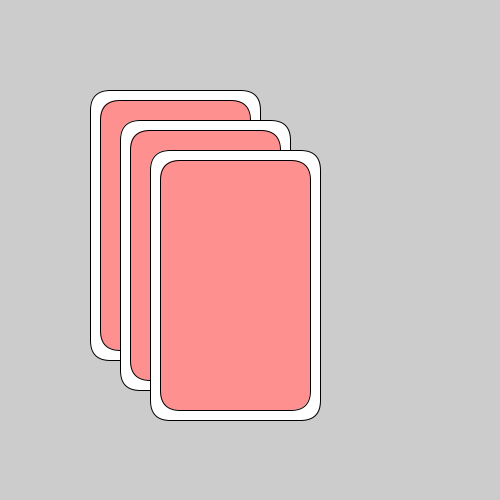
Frame 1 (no input)
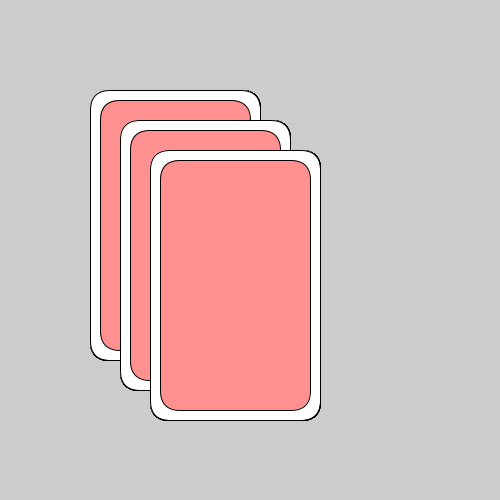
Frame 60 (the mouse pressed at the canvas centre just before this capture)
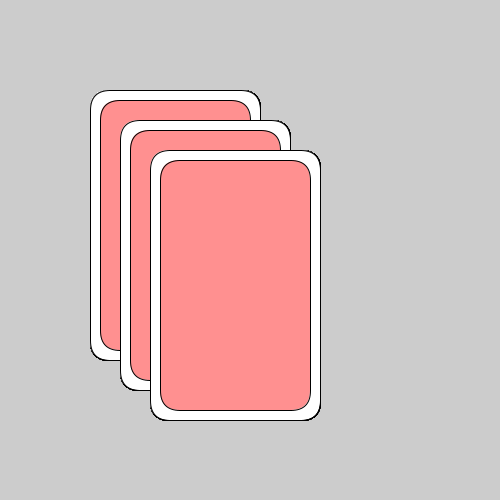
Frame 120 (the mouse held since frame 60 and released just before this capture)

The Processing sketch that drew these frames (run headless with seeded random() and noise(); from frame 60 on, the mouse is pressed at the canvas centre):

// Processing sketch: week02_2
// ── week02_2.pde
void setup()
{
  size(500,500);
}
int w=20;
void draw()
{
  drawCard(100,100);
  drawCard(130,130);
  drawCard(160,160);
}
void drawCard(int x, int y)
{
  fill(255);
  rect(x-w/2,y-w/2, 150+w, 250+w, 20);
  fill(#FF9090);
  rect(x,y, 150, 250, 20);
}
